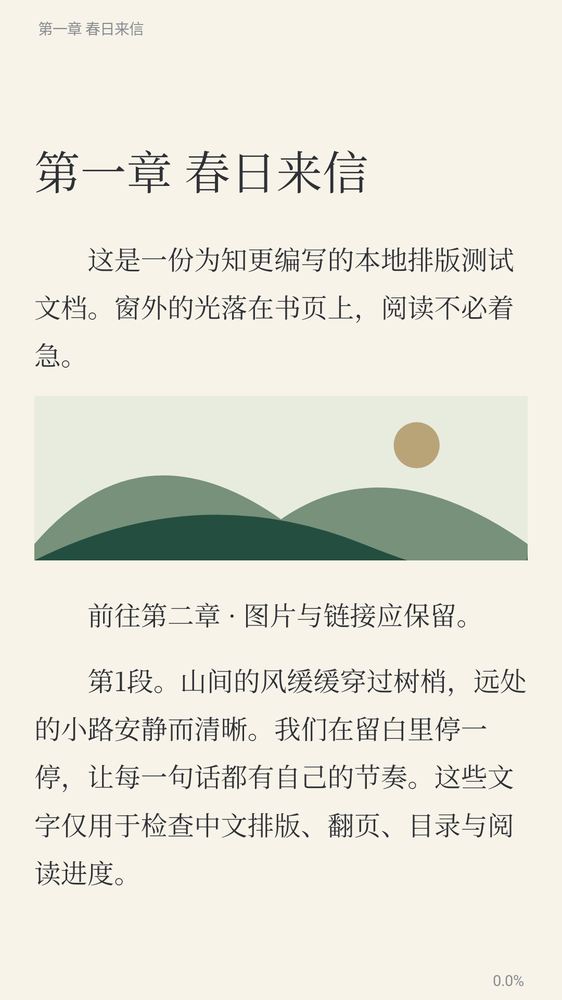
#> input picture releases/checks-0.6.14/emulator-check/reader-01-epub-page.png, 562 x 1000 px, shrunk from 1080 x 1920 before the run, found by its file name; its folder holds only this picture in this run
$ python android-reader-smoke.py
#> lines starting #> are read from the running program, lines starting #| are printed output that depends on the picture
#> (the call stopped at in adb, `def adb(*args):return subprocess.check_output(['adb',*args]).decode(er..`: subprocess is not available in this run)
#> (the call stopped at in adb, `def adb(*args):return subprocess.check_output(['adb',*args]).decode(er..`: subprocess is not available in this run)
#> (the call stopped at in adb, `def adb(*args):return subprocess.check_output(['adb',*args]).decode(er..`: subprocess is not available in this run)
#> (the call stopped at in adb, `def adb(*args):return subprocess.check_output(['adb',*args]).decode(er..`: subprocess is not available in this run)
"""Reader UI tests use only original, local documents bundled in debug."""
import re,subprocess,time,pathlib,xml.etree.ElementTree as E,json,atexit
from PIL import Image
out=pathlib.Path('emulator-check');out.mkdir(exist_ok=True)
def adb(*args):return subprocess.check_output(['adb',*args]).decode(errors='replace')
def tree():
 for attempt in range(3):
  try:
   adb('shell','uiautomator','dump','/sdcard/reader.xml')
   return E.fromstring(adb('shell','cat','/sdcard/reader.xml'))
  except (subprocess.CalledProcessError,E.ParseError):
   if attempt==2:raise
   time.sleep(1)
#> (the call stopped at in adb, `def adb(*args):return subprocess.check_output(['adb',*args]).decode(er..`: subprocess is not available in this run)
#> (the call stopped at in adb, `def adb(*args):return subprocess.check_output(['adb',*args]).decode(er..`: subprocess is not available in this run)
def texts():return [n.get('text','') for n in tree().iter('node')]
def tap(value):
 for n in tree().iter('node'):
  if n.get('text')==value or n.get('content-desc')==value:
   b=[int(x) for x in n.get('bounds').replace('][',',').strip('[]').split(',')];adb('shell','input','tap',str((b[0]+b[2])//2),str((b[1]+b[3])//2));time.sleep(1.5);return
 raise AssertionError(('Missing reader action',value,texts()))
def center():adb('shell','input','tap','540','960');time.sleep(1)
def screen(name,required):
 t=tree();(out/(name+'.xml')).write_bytes(E.tostring(t,encoding='utf-8'))
 with (out/(name+'.png')).open('wb') as f:subprocess.run(['adb','exec-out','screencap','-p'],stdout=f,check=True)
 assert any(required in n.get('text','') for n in t.iter('node')),('Missing content',required)
atexit.register(lambda:(out/'reader-runtime-errors.txt').write_text(adb('logcat','-d','-s','AndroidRuntime:E')))
def visual_text(name,prefix):
 # API 29 software WebView omits document nodes from UIAutomator. Verify the first
 # paragraph's known fixture region on the screenshot, excluding caption and artwork.
#> called with name = 'reader-01-epub-page', prefix = '这是一份为知更编写'
 img=Image.open(out/(name+'.png')).convert('RGB');w,h=img.size
#> after `w, h = img.size`: w = 562; h = 1000
 crop=img.crop((int(w*.1),int(h*.235),int(w*.94),int(h*.325)))
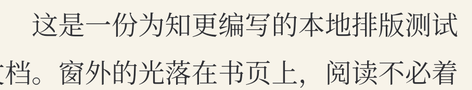
#> crop: PIL image 472x90 RGB; mean R, G, B 226.3, 223, 214.7
 assert sum(1 for r,g,b in crop.getdata() if max(r,g,b)<150)>1000,'First EPUB body paragraph is not painted'
def open_book(kind):
 adb('shell','am','force-stop','cn.zhigeng.app');adb('shell','am','start','-W','-n','cn.zhigeng.app/.MainActivity','--es','reader_test',kind);time.sleep(9)
 if 'GOT IT' in texts():tap('GOT IT');time.sleep(2)
adb('install','-r','apk-output/Zhigeng-debug-test.apk');adb('logcat','-c')
open_book('epub');screen('reader-01-epub-page','第一章');visual_text('reader-01-epub-page','这是一份为知更编写');assert '排版' not in texts(),'Reader chrome is visible by default'
#> (the run stopped early here; a loop or call above may not have finished)
